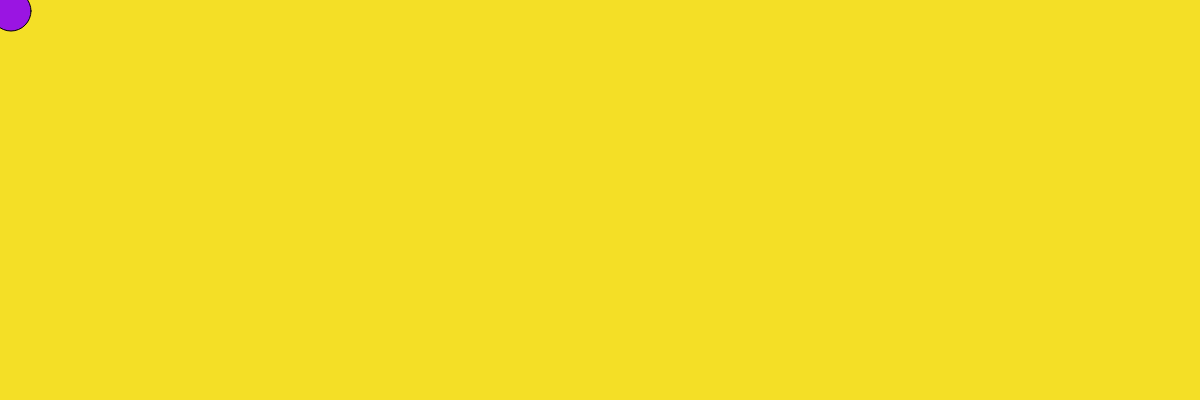
Frame 1 (no input)
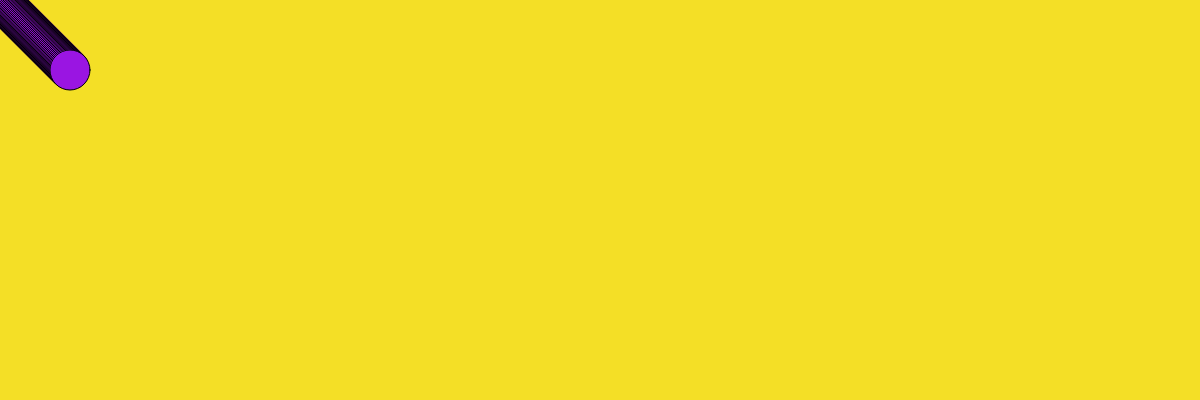
Frame 60 (no input)
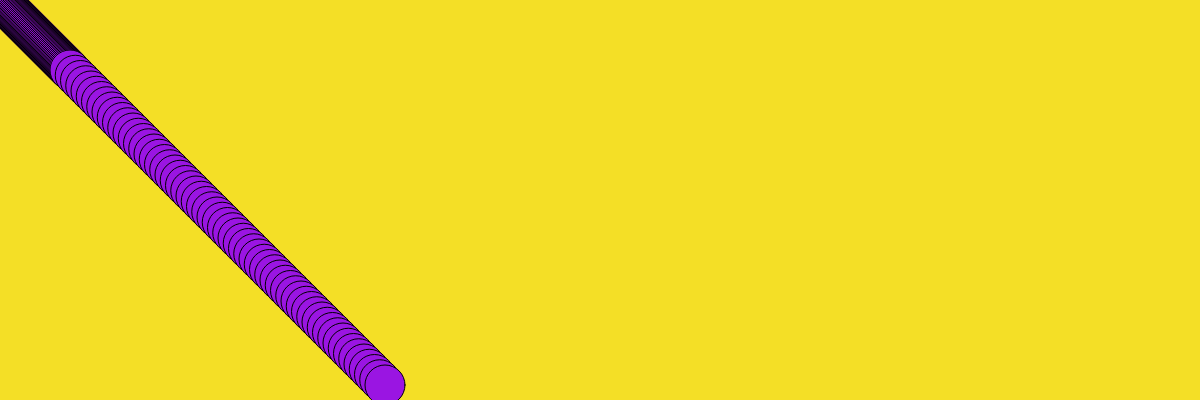
Frame 120 (the mouse pressed at the canvas centre since frame 60)

The p5.js sketch that drew these frames (run headless with seeded random() and noise() and a simulated clock; from frame 60 on, the mouse is pressed at the canvas centre):

// p5.js sketch
// ── sketch.js


let ball = {};
ball.width = 40;
ball.x = 10;
ball.y = 10;
ball.delta_x = 1;
ball.delta_y = 1;
ball.scale_x = 1;
ball.scale_y = 1;

function setup() {
    createCanvas(windowWidth, 400);
    background('rgb(244, 223, 38)');
}



function draw() {

    ball.x += ball.delta_x * ball.scale_x;
    ball.y += ball.delta_y * ball.scale_y;


    if (ball.x >= width || ball.x <= 0) {
        ball.delta_x = -1 * ball.delta_x;
    }
    if (ball.y >= height || ball.y <= 0) {
        ball.delta_y = -1 * ball.delta_y;
    }

    if (ball.x < 10) {
       ball.width = 20;

    } else if (ball.x > width - 10) {
       ball.width = 90;
    }





    fill('rgb(154, 21, 226)');
    ellipse(ball.x, ball.y, ball.width, ball.width);


}

function mousePressed() {
    ball.scale_x = map(mouseX, 0, width, 0.5, 10);
    ball.scale_y = map(mouseY, 0, height, 0.5, 10);

}
